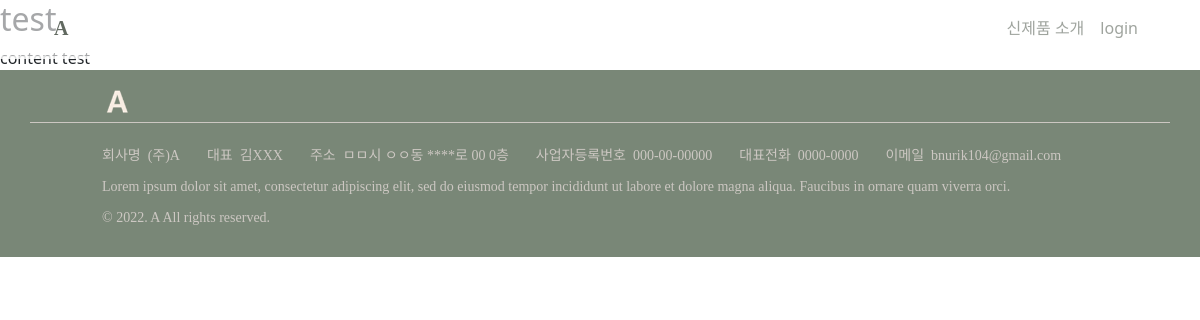
The page /mysite/1/ on the database as committed earlier.
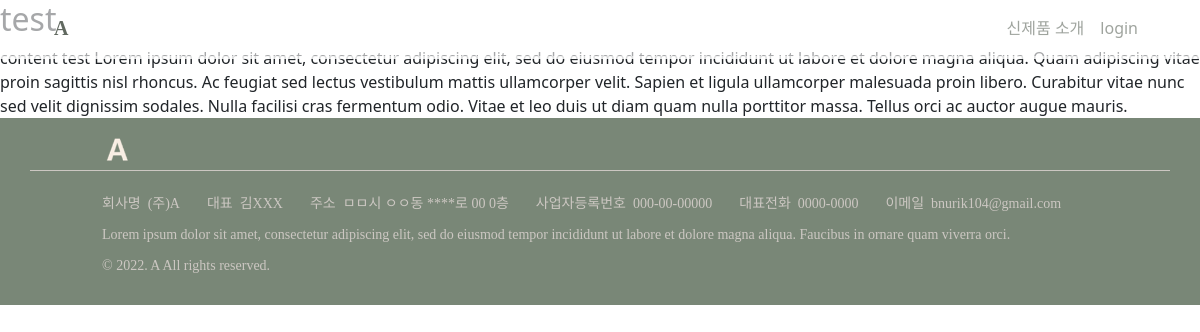
The same page on the database as committed later.
### mysite/models.py (models this page shows)
class MainContent(models.Model):
    title = models.CharField(max_length=200)
    content = models.TextField()
    pub_date = models.DateTimeField('date published')

### mysite/views.py (the view)
# urls.py: path('<int:content_id>/', views.detail, name='detail'),
def detail(request, content_id):
    content_list = get_object_or_404(MainContent, pk=content_id)
    context = { 'content_list': content_list}
    return render(request, 'mysite/content_detail.html', context)

### templates/mysite/content_detail.html
{% extends 'base.html' %}
{% block content %}
<h2>{{ content_list.title }}</h2>
<div>
    {{ content_list.content }}
</div>
{% endblock %}

### templates/base.html (shortened to what this page needs)
<!DOCTYPE html>
{% load static %}
<html lang="en">
    <head>
        <link rel="stylesheet" type="text/css" href="{% static 'styles.css' %}">
        <link rel="stylesheet" type="text/css" href="{% static 'mystyles.css' %}">
    </head>
    <body id="page-top">
        {% include "navbar.html" %}
        {% block content %}
        {% endblock %}
        {% include "footer.html" %}
    </body>
</html>

### templates/navbar.html (shortened to what this page needs)
<nav class="navbar navbar-expand-lg navbar-custom navbar-bg fixed-top" id="mainNav">
    <div class="container px-4 ">
        <a class="navbar-brand fw-bold" href="#page-top">A</a>
        <div class="collapse navbar-collapse justify-content-center" id="navbarResponsive">
            <ul class="navbar-nav ms-auto ">
                <li class="nav-item"><a class="nav-link" href="#scroll-content">신제품 소개</a></li>
                {% if user.is_authenticated %}
                <li class="nav-item"><a class="nav-link" href="{% url 'accounts:logout' %}">{{ user.username }} (logout)</a></li>
                {% else %}
                <li class="nav-item"><a class="nav-link" href="{% url 'accounts:login' %}">login</a></li>
                {% endif %}
            </ul>
        </div>
    </div>
</nav>

### templates/footer.html (shortened to what this page needs)
{% load static %}
<footer class="footer bg-green3">
    <div class="container footer_wrap top py-1">
        <div class="footer_inner">
            <div class="footer_logo">
                <img src="/static/footer_logo.png" alt="로고" width="30">
            </div>
        </div>
    </div>
    <div class="container footer_wrap bottom">
        <div class="footer_inner">
            <div class="footer_tx">
                <div class="footer_tx_inner">
                    <p><span>회사명</span>&nbsp;&nbsp;(주)A</p>
                    <p><span>대표</span>&nbsp;&nbsp;김XXX</p>
                    <p><span>주소</span>&nbsp;&nbsp;ㅁㅁ시 ㅇㅇ동 ****로 00 0층</p>
                    <p><span>사업자등록번호</span>&nbsp;&nbsp;000-00-00000</p>
                    <p><span>대표전화</span>&nbsp;&nbsp;0000-0000</p>
                    <p><span>이메일</span>&nbsp;&nbsp;bnurik104@gmail.com</p>
                </div>
                <div class="footer_tx_inner">
                    <p>Lorem ipsum dolor sit amet, consectetur adipiscing elit, sed do eiusmod tempor incididunt ut labore et dolore magna aliqua. Faucibus in ornare quam viverra orci.</p>
                    <p class="pb-3">&copy; 2022. A  All rights reserved.</p>
                </div>
            </div>
        </div>
    </div>
</footer>

### static/mystyles.css (style rules this page uses)
:root { --color-main: #F8EDE3; --color-green1: #BDD2B6; --color-green2: #A2B29F; --color-green3: #798777; --color-darkgreen: #50594f; --color-darkgreen-rgb: 80, 89, 79; }
html { scroll-padding-top: 3.5rem; }
.bg-green3 { background-color: var(--color-green3); }
html { height: 100vh; transition: background 0.8s; }
.footer { width:100%; }
.footer .footer_inner { margin:0 auto;overflow:hidden; }
.footer .footer_wrap.top { width:100%; border-bottom:1px solid #ccc7c2; }
.footer .footer_wrap.bottom .footer_inner { position:relative; }
footer .footer_logo { padding:10px 0 0 60px;width:150px;float:left; }
footer .footer_tx { padding:25px 0 0 60px;font-family:'Noto Serif KR',serif; font-weight:200;color:#ccc7c2; }
footer .footer_tx .footer_tx_inner { overflow:hidden; }
footer .footer_tx p { margin-right:27px;float:left;font-size:14px;line-height:15px; }
.navbar-bg { --bs-bg-opacity: 0.6; background-color: rgba(var(--bs-white-rgb), var(--bs-bg-opacity)) !important; }
.navbar-custom { color: rgba(var(--color-text-rgb), 1.0); border-bottom: 3px solid rgba(var(--bs-white-rgb), 0.6); }
.navbar-custom .navbar-brand { color: rgba(var(--color-darkgreen-rgb), 0.9); font-family:'SeoulHangangB'; }
.navbar-custom .navbar-nav .nav-link { color: rgba(var(--color-darkgreen-rgb), 0.55); }

Rows that differ between the two databases and show on the page:
changed MainContent: content "content test" → "content test Lorem ipsum dolor sit amet, consectetur adipiscing elit, sed do eiusmod tempor incididunt ut labore et dolore magna aliqua. Quam adipiscing vitae proin sagittis nisl rhoncus. Ac feugiat sed lectus vestibulum mattis ullamcorper velit. Sapien et ligula ullamcorper malesuada proin libero. Curabitur vitae nunc sed velit dignissim sodales. Nulla facilisi cras fermentum odio. Vitae et leo duis ut diam quam nulla porttitor massa. Tellus orci ac auctor augue mauris."
